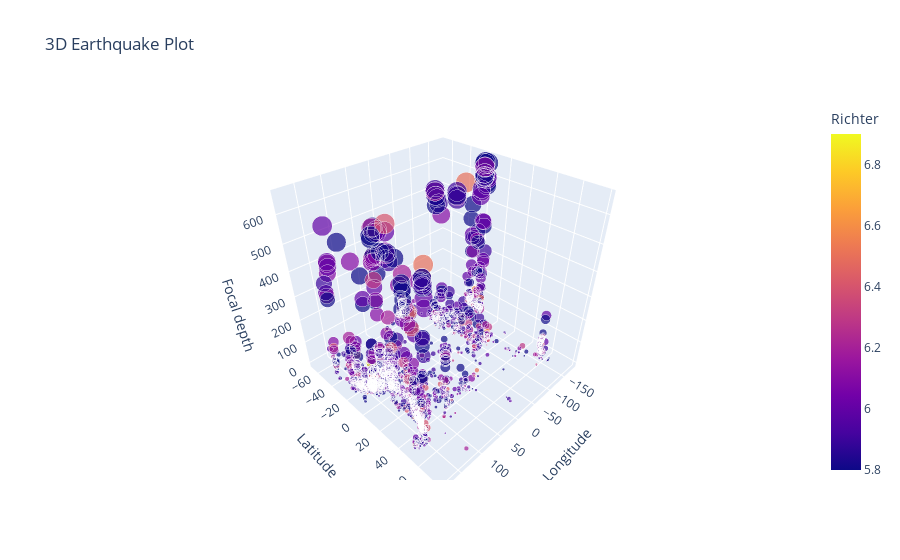

Notebook code for this chart:
### Markdown cell above
* Now to use 3D representation

### Code cell
fig = px.scatter_3d(
    df,
    x="Longitude",
    y="Latitude",
    z="Focal depth",
    color="Richter",
    size="Focal depth",
    title="3D Earthquake Plot"
)
fig.show()

### Figure 1 — Plotly figure (JSON) as saved in the notebook; plotly's stock layout.template omitted (floating-point values rounded to 4 significant figures; data arrays with more than 128 entries replaced by an {"elided": "..."} marker saying what was removed)
{"data": [{"hovertemplate": "Longitude=%{x}<br>Latitude=%{y}<br>Focal depth=%{marker.size}<br>Richter=%{marker.color}<extra></extra>", "legendgroup": "", "marker": {"color": {"elided": "2178 float values"}, "coloraxis": "coloraxis", "size": {"elided": "2178 int values"}, "sizemode": "area", "sizeref": 1.64, "symbol": "circle"}, "mode": "markers", "name": "", "scene": "scene", "showlegend": false, "type": "scatter3d", "x": {"elided": "2178 float values"}, "y": {"elided": "2178 float values"}, "z": {"elided": "2178 int values"}}], "layout": {"coloraxis": {"colorbar": {"title": {"text": "Richter"}}, "colorscale": [[0, "#0d0887"], [0.1111, "#46039f"], [0.2222, "#7201a8"], [0.3333, "#9c179e"], [0.4444, "#bd3786"], [0.5556, "#d8576b"], [0.6667, "#ed7953"], [0.7778, "#fb9f3a"], [0.8889, "#fdca26"], [1, "#f0f921"]]}, "legend": {"itemsizing": "constant", "tracegroupgap": 0}, "scene": {"domain": {"x": [0, 1], "y": [0, 1]}, "xaxis": {"title": {"text": "Longitude"}}, "yaxis": {"title": {"text": "Latitude"}}, "zaxis": {"title": {"text": "Focal depth"}}}, "title": {"text": "3D Earthquake Plot"}}}
